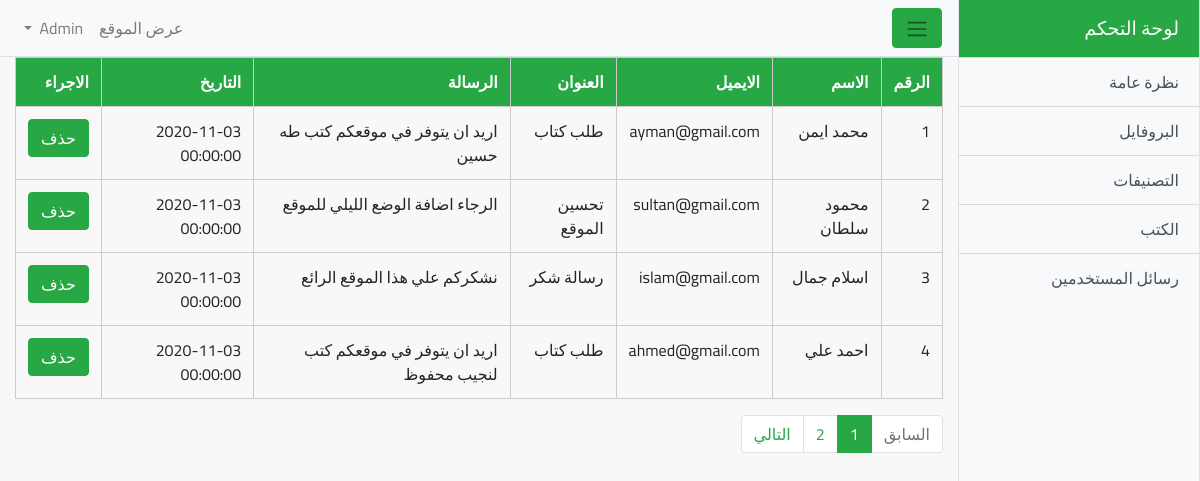
Page /dashboard/messages.php (signed in) on the committed database.
### tables this page shows
CREATE TABLE `messages` (
  `id` int NOT NULL,
  `name` varchar(150) NOT NULL,
  `email` varchar(150) NOT NULL,
  `subject` varchar(150) NOT NULL,
  `message` varchar(10000) NOT NULL,
  `date` timestamp NOT NULL DEFAULT CURRENT_TIMESTAMP
);

### dashboard/messages.php (the view, shortened to what this page needs)
<?php
  include 'include/header.php';
  if(!isset($_SESSION['adminInfo'])) {
    header('Location:index.php');
    exit();
  } else {
    ?>
    <div class="container-fluid">
      <div class="show-books">
        <table class="table">
          <thead class="thead-dark">
            <tr>
              <th scope="col">الرقم</th>
              <th scope="col">الاسم</th>
              <th scope="col">الايميل</th>
              <th scope="col">العنوان</th>
              <th scope="col">الرسالة</th>
              <th scope="col">التاريخ</th>
              <th scope="col">الاجراء</th>
            </tr>
          </thead>
          <tbody>
            <?php
              if(isset($_GET['page'])) {
                $page = $_GET['page'];
              } else {
                $page = 1;
              }
              $limit = 4;
              $start = ($page - 1) * $limit;
              $query = "SELECT * FROM messages ORDER BY id DESC LIMIT $start, $limit";
              $res = mysqli_query($con, $query);
              $virtualID = ($page - 1) * $limit;
              while($row = mysqli_fetch_assoc($res)) {
                $virtualID++;
                ?>
                <tr>
                  <td><?php echo $virtualID; ?></td>
                  <td><?php echo $row['name']; ?></td>
                  <td><?php echo $row['email']; ?></td>
                  <td><?php echo $row['subject']; ?></td>
                  <td><?php echo $row['message']; ?></td>
                  <td><?php echo $row['date']; ?></td>
                  <td>
                    <a href="?id=<?php echo $row['id']; ?>" class="btn btn-success confirm">حذف</a>
                  </td>
                </tr>
                <?php
              }
            ?>
          </tbody>
        </table>
        <?php
          $query = "SELECT * FROM messages";
          $result = mysqli_query($con, $query);
          $total_cat = mysqli_num_rows($result);
          $total_pages = ceil($total_cat / $limit);
        ?>
        <nav aria-label="Page navigation example">
          <ul class="pagination">
            <li class="page-item <?php if(($page - 1) == 0) {
              echo 'disabled';
            } ?>"><a class="page-link" href="messages.php?page=<?php if(($page - 1) > 0) {
                echo $page - 1;
              } else {
                echo 1;
              }
              ?>">السابق</a></li>
            <?php
              for($i = 1; $i <= $total_pages; $i++) {
                ?>
                <li class="page-item <?php if($page == $i) {
                  echo 'active';
                } ?>"><a class="page-link" href="messages.php?page=<?php echo $i; ?>"><?php echo $i; ?></a></li>
                <?php
              }
            ?>
            <li class="page-item  <?php if(($page + 1) == $total_pages + 1) {
              echo 'disabled';
            } ?>"><a class="page-link" href="messages.php?page=<?php
                if(($page + 1) < $total_pages) {
                  echo $page + 1;
                } elseif(($page + 1) >= $total_pages) {
                  echo $total_pages;
                }
              ?>">التالي</a></li>
          </ul>
        </nav>
      </div>
    </div>
    </div>
    <?php
    include 'include/footer.php';
  }
?>

### dashboard/css/custom.css (style rules this page uses)
:root { --light-green: #28a745; }
body { overflow-x: hidden; direction: rtl; font-family: "Cairo", sans-serif; }
.table .thead-dark th { color: #fff; background-color: var(--light-green); border: 1px solid #ccc; }
.table td, .table tr { border: 1px solid #cccccc; }
a.page-link, a.page-link:hover { color: var(--light-green); }
li.page-item.disabled { cursor: not-allowed; }
li.page-item.active .page-link { background-color: var(--light-green); border-color: var(--light-green); }

### rows in the picture
messages: name "محمد ايمن", email "ayman@gmail.com", subject "طلب كتاب", message "اريد ان يتوفر في موقعكم كتب طه حسين", date "2020-11-03 00:00:00"
messages: name "محمود سلطان", email "sultan@gmail.com", subject "تحسين الموقع", message "الرجاء اضافة الوضع الليلي للموقع", date "2020-11-03 00:00:00"
messages: name "اسلام جمال", email "islam@gmail.com", subject "رسالة شكر", message "نشكركم علي هذا الموقع الرائع", date "2020-11-03 00:00:00"
messages: name "احمد علي", email "ahmed@gmail.com", subject "طلب كتاب", message "اريد ان يتوفر في موقعكم كتب لنجيب محفوظ", date "2020-11-03 00:00:00"
